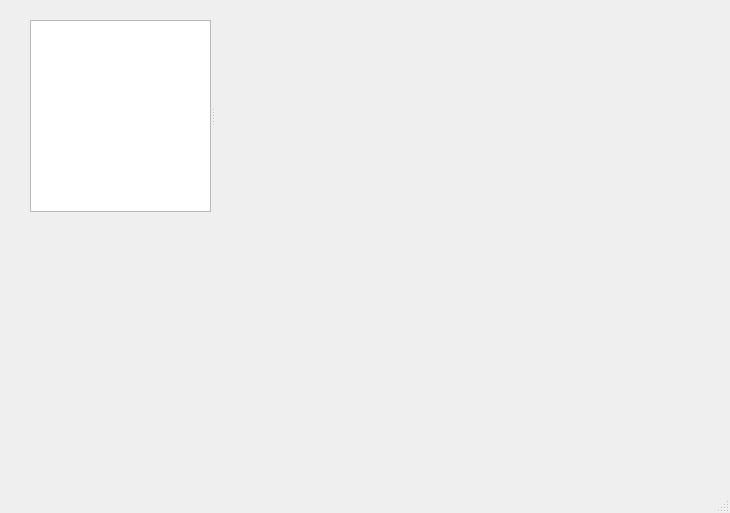
<?xml version="1.0" encoding="UTF-8"?>
<ui version="4.0">
 <class>MainWindow</class>
 <widget class="QMainWindow" name="MainWindow">
  <property name="geometry">
   <rect>
    <x>0</x>
    <y>0</y>
    <width>730</width>
    <height>513</height>
   </rect>
  </property>
  <property name="windowTitle">
   <string>MainWindow</string>
  </property>
  <widget class="QWidget" name="centralwidget">
   <widget class="QSplitter" name="splitter">
    <property name="geometry">
     <rect>
      <x>30</x>
      <y>20</y>
      <width>256</width>
      <height>192</height>
     </rect>
    </property>
    <property name="orientation">
     <enum>Qt::Horizontal</enum>
    </property>
    <widget class="QTreeView" name="treeView"/>
    <widget class="QWidget" name="widget" native="true"/>
   </widget>
  </widget>
  <widget class="QMenuBar" name="menu_bar">
   <property name="geometry">
    <rect>
     <x>0</x>
     <y>0</y>
     <width>730</width>
     <height>32</height>
    </rect>
   </property>
  </widget>
  <widget class="QStatusBar" name="status_bar"/>
 </widget>
 <resources/>
 <connections/>
</ui>
